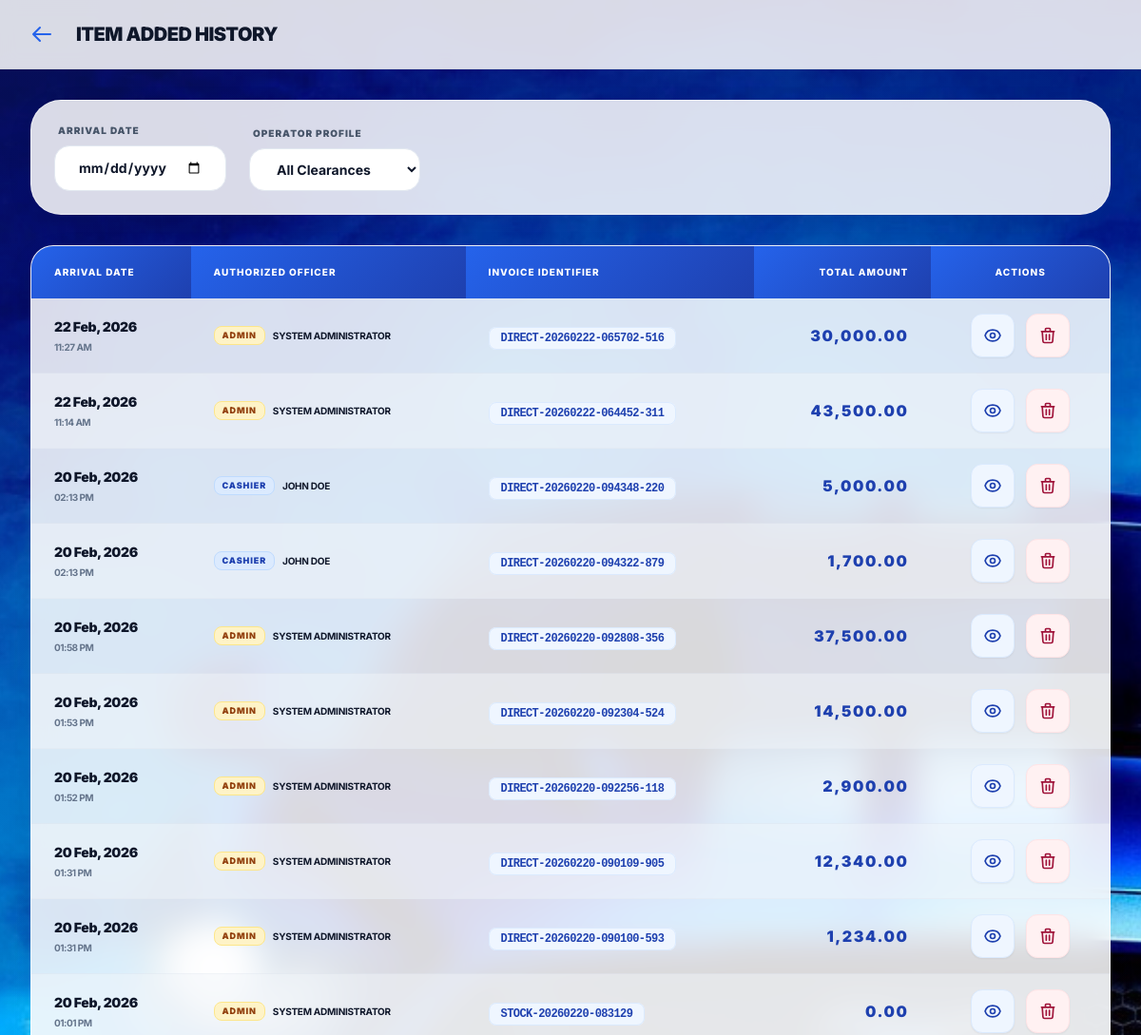
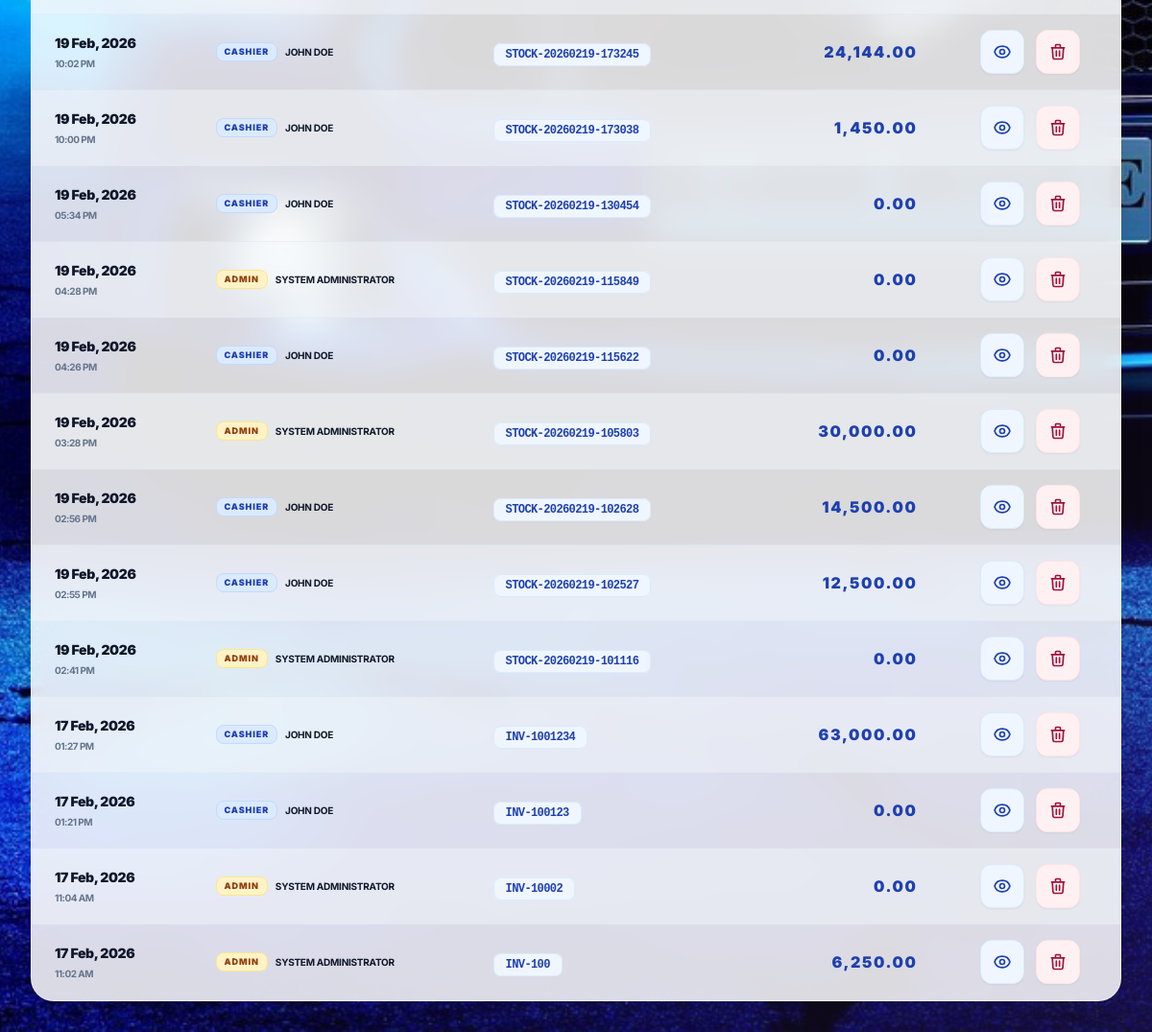
/admin/batchHistroy.php (signed in), run on an earlier commit of the app's database (2 pictures, top to bottom).
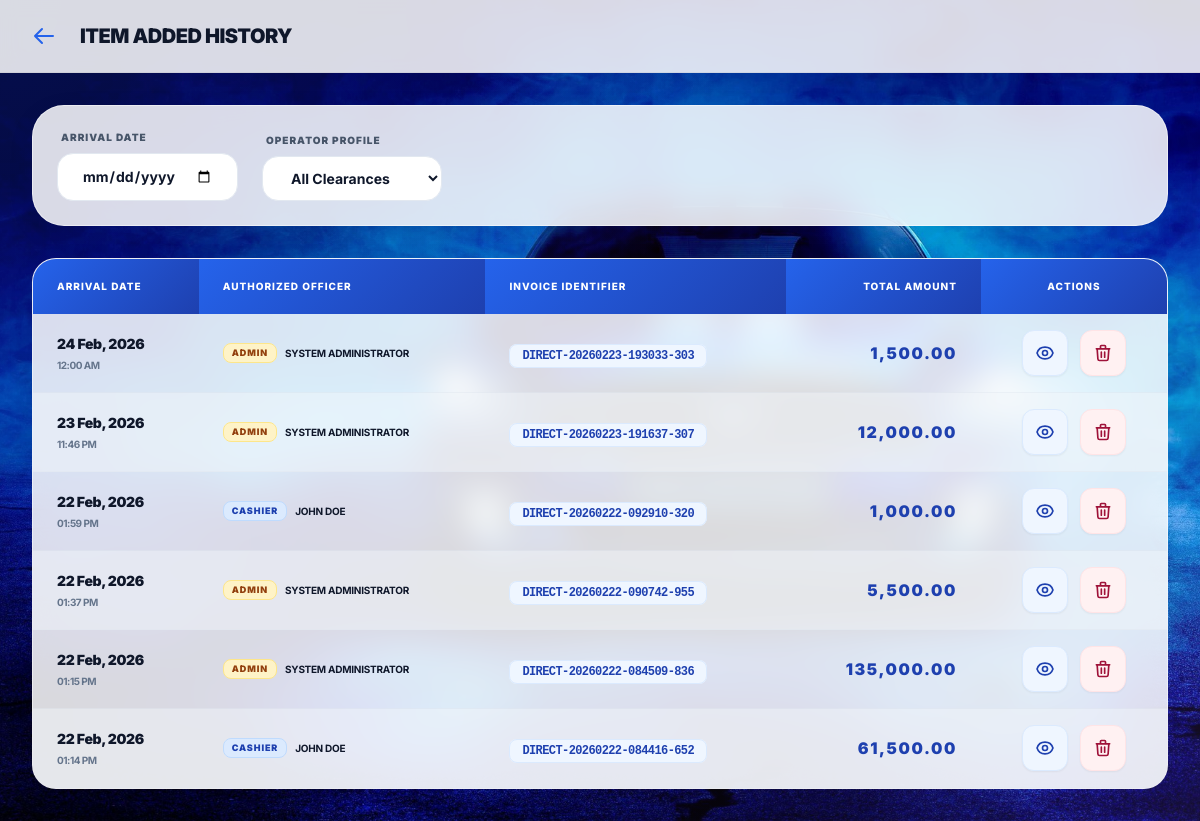
And on a later commit of the database.
### tables this page shows
CREATE TABLE `invoices` (
  `id` int(11) NOT NULL,
  `invoice_no` varchar(100) NOT NULL,
  `user_id` int(11) NOT NULL,
  `supplier_name` varchar(100) DEFAULT NULL,
  `invoice_date` date DEFAULT NULL,
  `total_amount` decimal(15,2) DEFAULT 0.00,
  `status` enum('draft','completed') DEFAULT 'draft',
  `created_at` datetime DEFAULT current_timestamp()
);

CREATE TABLE `users` (
  `id` int(11) NOT NULL,
  `emp_id` varchar(10) DEFAULT NULL,
  `full_name` varchar(100) NOT NULL,
  `username` varchar(50) NOT NULL,
  `password` varchar(255) NOT NULL,
  `role` enum('admin','cashier') NOT NULL DEFAULT 'cashier',
  `created_at` datetime DEFAULT current_timestamp()
);

### admin/batchHistroy.php (the view, shortened to what this page needs)
<?php
require_once '../includes/config.php';
?>
<!DOCTYPE html>
<html lang="en">
<head>
    <script src="https://cdn.tailwindcss.com"></script>
</head>
<body class="bg-main min-h-screen relative">
    <div class="colorful-overlay"></div>
    <nav class="glass-nav sticky top-0 z-30">
        <div class="px-4 md:px-6 py-4 flex justify-between items-center max-w-7xl mx-auto">
            <div class="flex items-center gap-4">
                <a href="<?php echo $_SESSION['role'] === 'admin' ? 'dashboard.php' : '../cashier/dashboard.php'; ?>" class="p-2 hover:bg-blue-50 rounded-xl transition-all text-blue-600">
                    <svg class="w-6 h-6" fill="none" stroke="currentColor" viewBox="0 0 24 24"><path stroke-linecap="round" stroke-linejoin="round" stroke-width="2" d="M10 19l-7-7m0 0l7-7m-7 7h18"></path></svg>
                </a>
                <h1 class="text-xl font-black text-slate-900 tracking-tight uppercase">Item Added History</h1>
            </div>
        </div>
    </nav>
    <main class="p-8 max-w-7xl mx-auto space-y-8 relative z-10">
        <div class="glass-card p-6 rounded-[2rem] flex flex-wrap items-center gap-6">
            <form method="GET" class="flex flex-wrap items-end gap-6 w-full">
                <div class="flex flex-col gap-2">
                    <label class="text-[10px] font-black text-slate-600 uppercase tracking-widest ml-1">Arrival Date</label>
                    <input type="date" name="date" onchange="this.form.submit()" value="<?php echo $_GET['date'] ?? ''; ?>" class="px-6 py-3 rounded-2xl text-sm font-bold w-full md:w-auto border border-slate-200">
                </div>
                <div class="flex flex-col gap-2">
                    <label class="text-[10px] font-black text-slate-600 uppercase tracking-widest ml-1">Operator Profile</label>
                    <select name="role" onchange="this.form.submit()" class="px-6 py-3 rounded-2xl text-sm font-bold min-w-[180px] border border-slate-200">
                        <option value="">All Clearances</option>
                    </select>
                </div>
            </form>
        </div>
        <div class="glass-card overflow-hidden">
            <div class="overflow-x-auto">
                <table class="w-full text-left border-collapse min-w-[800px]">
                    <thead>
                        <tr>
                            <th class="px-8 py-6">Arrival Date</th>
                            <th class="px-8 py-6">Authorized Officer</th>
                            <th class="px-8 py-6">Invoice Identifier</th>
                            <th class="px-8 py-6 text-right">Total Amount</th>
                            <th class="px-8 py-6 text-center">Actions</th>
                        </tr>
                    </thead>
                    <tbody class="divide-y divide-slate-100">
                        <?php
                        $where = "WHERE 1=1";
                        $params = [];
                        $sql = "SELECT i.*, u.full_name, u.role
                                FROM invoices i
                                JOIN users u ON i.user_id = u.id
                                $where
                                ORDER BY i.created_at DESC";
                        $stmt = $pdo->prepare($sql);
                        $stmt->execute($params);
                        $found = false;
                        while($row = $stmt->fetch()): $found = true;
                        ?>
                        <tr class="hover:bg-slate-50 transition-all group">
                            <td class="px-8 py-6">
                                <p class="text-sm font-black text-slate-900 tracking-tight"><?php echo date('d M, Y', strtotime($row['created_at'])); ?></p>
                                <p class="text-[10px] font-bold text-slate-500 uppercase tracking-tighter mt-1"><?php echo date('h:i A', strtotime($row['created_at'])); ?></p>
                            </td>
                            <td class="px-8 py-6">
                                <div class="flex items-center gap-2">
                                    <span class="px-2 py-0.5 rounded-lg text-[9px] font-black uppercase tracking-widest <?php echo $row['role'] === 'admin' ? 'bg-amber-100 text-amber-800 border border-amber-200' : 'bg-blue-100 text-blue-800 border border-blue-200'; ?>">
                                        <?php echo $row['role']; ?>
                                    </span>
                                    <p class="text-[10px] font-bold text-slate-900 uppercase tracking-tight"><?php echo htmlspecialchars($row['full_name']); ?></p>
                                </div>
                            </td>
                            <td class="px-8 py-6">
                                <span class="font-mono text-xs font-black text-blue-800 tracking-tighter uppercase px-3 py-1 bg-blue-50 rounded-lg border border-blue-100"><?php echo htmlspecialchars($row['invoice_no']); ?></span>
                            </td>
                            <td class="px-8 py-6 text-right">
                                <p class="text-base font-black text-blue-800 tracking-widest"><?php echo number_format($row['total_amount'], 2); ?></p>
                            </td>
                            <td class="px-8 py-6">
                                <div class="flex justify-center items-center gap-3">
                                    <button onclick="viewBatch(<?php echo $row['id']; ?>)" class="p-3 bg-blue-50 text-blue-800 border border-blue-100 rounded-xl hover:bg-blue-600 hover:text-white transition-all shadow-sm active:scale-95" title="View Manifest">
                                    </button>
                                    <?php if($_SESSION['role'] === 'admin'): ?>
                                    <button onclick="deleteBatch(<?php echo $row['id']; ?>)" class="p-3 bg-rose-50 text-rose-800 border border-rose-100 rounded-xl hover:bg-rose-600 hover:text-white transition-all shadow-sm active:scale-95" title="Purge Record">
                                        <svg class="w-5 h-5" fill="none" stroke="currentColor" viewBox="0 0 24 24"><path stroke-linecap="round" stroke-linejoin="round" stroke-width="2" d="M19 7l-.867 12.142A2 2 0 0116.138 21H7.862a2 2 0 01-1.995-1.858L5 7m5 4v6m4-6v6m1-10V4a1 1 0 00-1-1h-4a1 1 0 00-1 1v3M4 7h16"/></svg>
                                    </button>
                                    <?php endif; ?>
                                </div>
                            </td>
                        </tr>
                        <?php endwhile; if(!$found): ?>
                        <tr><td colspan="5" class="px-8 py-12 text-center text-blue-900 font-black uppercase tracking-[0.2em] italic">No transaction logs captured for this period.</td></tr>
                        <?php endif; ?>
                    </tbody>
                </table>
            </div>
        </div>
    </main>
</body>
</html>

### admin/batchHistroy.php (style rules this page uses)
body { font-family: 'Inter', sans-serif; background: #f8fafc; color: #0f172a; }
.bg-main { background: url('public/admin_background.jpg'); background-size: cover; background-position: center; background-attachment: fixed; min-height: 100vh; }
.colorful-overlay { position: fixed; top: 0; left: 0; width: 100%; height: 100%; background: radial-gradient(circle at 0% 0%, rgba(37, 99, 235, 0.15) 0%, transparent 50%), radial-gradient(circle at 100% 100%, rgba(139, 92, 246, 0.15) 0%, transparent 50%), radial-gradient(circle at 50% 50%, rgba(236, 72, 153, 0.05) 0%, transparent 50%); pointer-events: none; z-index: 0; }
.glass-card { background: rgba(255, 255, 255, 0.85); backdrop-filter: blur(16px); -webkit-backdrop-filter: blur(16px); border: 1px solid rgba(255, 255, 255, 0.5); border-radius: 1.5rem; box-shadow: 0 8px 32px -4px rgba(0, 0, 0, 0.08); }
.glass-nav { background: rgba(255, 255, 255, 0.85); backdrop-filter: blur(10px); border-bottom: 1px solid rgba(0, 0, 0, 0.05); }
input, select { background: white !important; border: 1px solid #e2e8f0 !important; color: #0f172a !important; outline: none !important; }
th { background: linear-gradient(135deg, #2563eb 0%, #1e40af 100%); color: white !important; font-weight: 800; text-transform: uppercase; letter-spacing: 0.1em; padding: 1.25rem 1.5rem !important; font-size: 10px; }
tr:nth-child(even) { background-color: rgba(241, 245, 249, 0.5); }
td { padding: 1rem 1.5rem !important; border-bottom: 1px solid rgba(226, 232, 240, 0.5); color: #0f172a; }

What changed in the data, as far as the page shows it:
removed invoices: created_at "22 Feb, 2026", created_at "11:27 AM", user.role "ADMIN", user.full_name "SYSTEM ADMINISTRATOR", invoice_no "DIRECT-20260222-065702-516", total_amount "30,000.00"
removed invoices: created_at "22 Feb, 2026", created_at "11:14 AM", user.role "ADMIN", user.full_name "SYSTEM ADMINISTRATOR", invoice_no "DIRECT-20260222-064452-311", total_amount "43,500.00"
removed invoices: created_at "20 Feb, 2026", created_at "02:13 PM", user.role "CASHIER", user.full_name "JOHN DOE", invoice_no "DIRECT-20260220-094348-220", total_amount "5,000.00"
removed invoices: created_at "20 Feb, 2026", created_at "02:13 PM", user.role "CASHIER", user.full_name "JOHN DOE", invoice_no "DIRECT-20260220-094322-879", total_amount "1,700.00"
removed invoices: created_at "20 Feb, 2026", created_at "01:58 PM", user.role "ADMIN", user.full_name "SYSTEM ADMINISTRATOR", invoice_no "DIRECT-20260220-092808-356", total_amount "37,500.00"
removed invoices: created_at "20 Feb, 2026", created_at "01:53 PM", user.role "ADMIN", user.full_name "SYSTEM ADMINISTRATOR", invoice_no "DIRECT-20260220-092304-524", total_amount "14,500.00"
removed invoices: created_at "20 Feb, 2026", created_at "01:52 PM", user.role "ADMIN", user.full_name "SYSTEM ADMINISTRATOR", invoice_no "DIRECT-20260220-092256-118", total_amount "2,900.00"
removed invoices: created_at "20 Feb, 2026", created_at "01:31 PM", user.role "ADMIN", user.full_name "SYSTEM ADMINISTRATOR", invoice_no "DIRECT-20260220-090109-905", total_amount "12,340.00"
removed invoices: created_at "20 Feb, 2026", created_at "01:31 PM", user.role "ADMIN", user.full_name "SYSTEM ADMINISTRATOR", invoice_no "DIRECT-20260220-090100-593", total_amount "1,234.00"
removed invoices: created_at "20 Feb, 2026", created_at "01:01 PM", user.role "ADMIN", user.full_name "SYSTEM ADMINISTRATOR", invoice_no "STOCK-20260220-083129", total_amount "0.00"
removed invoices: created_at "19 Feb, 2026", created_at "10:02 PM", user.role "CASHIER", user.full_name "JOHN DOE", invoice_no "STOCK-20260219-173245", total_amount "24,144.00"
removed invoices: created_at "19 Feb, 2026", created_at "10:00 PM", user.role "CASHIER", user.full_name "JOHN DOE", invoice_no "STOCK-20260219-173038", total_amount "1,450.00"
removed invoices: created_at "19 Feb, 2026", created_at "05:34 PM", user.role "CASHIER", user.full_name "JOHN DOE", invoice_no "STOCK-20260219-130454", total_amount "0.00"
removed invoices: created_at "19 Feb, 2026", created_at "04:28 PM", user.role "ADMIN", user.full_name "SYSTEM ADMINISTRATOR", invoice_no "STOCK-20260219-115849", total_amount "0.00"
removed invoices: created_at "19 Feb, 2026", created_at "04:26 PM", user.role "CASHIER", user.full_name "JOHN DOE", invoice_no "STOCK-20260219-115622", total_amount "0.00"
removed invoices: created_at "19 Feb, 2026", created_at "03:28 PM", user.role "ADMIN", user.full_name "SYSTEM ADMINISTRATOR", invoice_no "STOCK-20260219-105803", total_amount "30,000.00"
removed invoices: created_at "19 Feb, 2026", created_at "02:56 PM", user.role "CASHIER", user.full_name "JOHN DOE", invoice_no "STOCK-20260219-102628", total_amount "14,500.00"
removed invoices: created_at "19 Feb, 2026", created_at "02:55 PM", user.role "CASHIER", user.full_name "JOHN DOE", invoice_no "STOCK-20260219-102527", total_amount "12,500.00"
removed invoices: created_at "19 Feb, 2026", created_at "02:41 PM", user.role "ADMIN", user.full_name "SYSTEM ADMINISTRATOR", invoice_no "STOCK-20260219-101116", total_amount "0.00"
removed invoices: created_at "17 Feb, 2026", created_at "01:27 PM", user.role "CASHIER", user.full_name "JOHN DOE", invoice_no "INV-1001234", total_amount "63,000.00"
removed invoices: created_at "17 Feb, 2026", created_at "01:21 PM", user.role "CASHIER", user.full_name "JOHN DOE", invoice_no "INV-100123", total_amount "0.00"
removed invoices: created_at "17 Feb, 2026", created_at "11:04 AM", user.role "ADMIN", user.full_name "SYSTEM ADMINISTRATOR", invoice_no "INV-10002", total_amount "0.00"
removed invoices: created_at "17 Feb, 2026", created_at "11:02 AM", user.role "ADMIN", user.full_name "SYSTEM ADMINISTRATOR", invoice_no "INV-100", total_amount "6,250.00"
added invoices: created_at "24 Feb, 2026", created_at "12:00 AM", user.role "ADMIN", user.full_name "SYSTEM ADMINISTRATOR", invoice_no "DIRECT-20260223-193033-303", total_amount "1,500.00"
added invoices: created_at "23 Feb, 2026", created_at "11:46 PM", user.role "ADMIN", user.full_name "SYSTEM ADMINISTRATOR", invoice_no "DIRECT-20260223-191637-307", total_amount "12,000.00"
added invoices: created_at "22 Feb, 2026", created_at "01:59 PM", user.role "CASHIER", user.full_name "JOHN DOE", invoice_no "DIRECT-20260222-092910-320", total_amount "1,000.00"
added invoices: created_at "22 Feb, 2026", created_at "01:37 PM", user.role "ADMIN", user.full_name "SYSTEM ADMINISTRATOR", invoice_no "DIRECT-20260222-090742-955", total_amount "5,500.00"
added invoices: created_at "22 Feb, 2026", created_at "01:15 PM", user.role "ADMIN", user.full_name "SYSTEM ADMINISTRATOR", invoice_no "DIRECT-20260222-084509-836", total_amount "135,000.00"
added invoices: created_at "22 Feb, 2026", created_at "01:14 PM", user.role "CASHIER", user.full_name "JOHN DOE", invoice_no "DIRECT-20260222-084416-652", total_amount "61,500.00"
